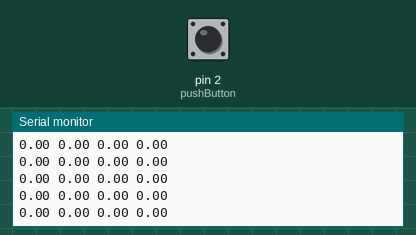
This sketch was run on a simulated Arduino Uno, built with avr-gcc and run on an emulated ATmega328P. Shown: the last lines printed to the serial monitor. The test bench sets the inputs (shaded band); at power-on: pin 2 (pushButton) LOW.

Above: at 1.2 s.
1.3 s: pin 2 (pushButton) pulled HIGH for 0.15 s
At 1.31 s:
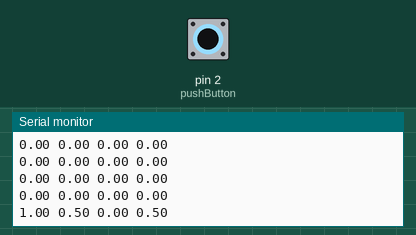
2.9 s: pin 2 (pushButton) pulled HIGH for 3.2 s
At 3.91 s:
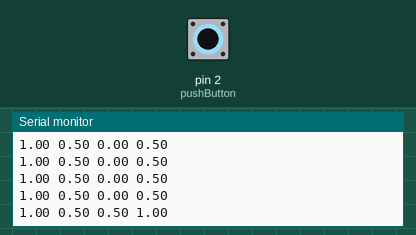
Timing chart, 0 to 5.9 s (numbered marks = the images above; inputs shaded):
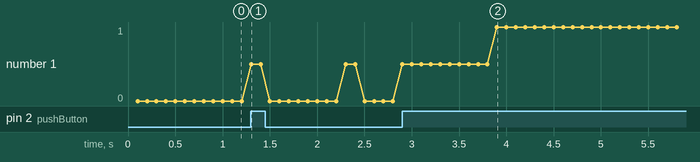

The sketch:

arduino_InputShaping_realTimePlot.ino
```cpp
/*------------------------------------------------------------------------------------
 arduino_InputShaping_realTimePlot.ino

 Implementation of input shaping -
   outputs values to a serial conncetion for realtime plotting
   with matplotlib or MATLAB

 Created: 10/4/13 - Joshua Vaughan - joshua.vaughan@louisiana.edu

 Modified:
   * 10/13/13 - JEV - joshua.vaughan@louisiana.edu
     - updated commenting
     -
 ------------------------------------------------------------------------------------*/
// Variables declared here are global
const float pi = 3.14;         // declare and define pi
double sampleTime = 100;       // the time between samples (ms)
unsigned long lastTime;        // to store the time of the last loop
double shaper[4];              // create an array to store shaper parameters
double shaperBuffer[100];      // create a buffer for the input shaped output
double A1buffer[100];          // create a buffer for the A1 portion of shaped output
double A2buffer[100];          // create a buffer for the A1 portion of shaped output
int bufferIndex = 0;           // create a variable to mark the current buffer position

// Pin declarations
int pushButton = 2;          // pin 2 has a pushbutton attached to it.

// This is always run once when the sketch starts
// Use to initialize variables, pin modes, libraries, communication, etc
void setup()
{
  // initialize serial communication at 9600 bits per second
  Serial.begin(9600);

  // define the button digital pin as an INPUT
  pinMode(pushButton, INPUT);

  // define the system parameters
  double freq = 0.5;       // system natural frequency (Hz)
  double zeta = 0.0;       // damping ratio

  // fill the buffers with zeros
  //   leaving them empty can result in strange results
  for (int ii=0; ii < 100; ii++)
  {
    shaperBuffer[ii] = 0;
    A1buffer[ii] = 0;
    A2buffer[ii] = 0;
  }

  // call the ZV shaper function
  ZV(freq, zeta, shaper);

//  // Uncomment for debugging shaper solution
//  Serial.print("|Ai| = |");
//  Serial.print(shaper[0]);            // print the Amp1
//  Serial.print("  \t");               // prints a tab, for pretty, readable output
//  Serial.print(shaper[1]);            // print the Amp2
//  Serial.println("|");
//  Serial.print("|ti| = |");
//  Serial.print(shaper[2]);            // print the t1
//  Serial.print("  \t");               // prints a tab, for pretty, readable output
//  Serial.print(shaper[3]);            // print the t2
//  Serial.println("|");
//  Serial.println(" ");
//
//  // Wait for Serial communication to finish
//  Serial.flush();
}


// This runs immediately after setup, looping indefinitely
void loop()
{
  double Amp1, Amp2, t1, t2;  // declare temp variables for ZV solution
  double currentOutput, currentA1, currentA2;       // the current total output
  int currButtonState;

  // Retrieve the shaper values from the array
  Amp1 = shaper[0];
  Amp2 = shaper[1];
  t1 = shaper[2];
  t2 = shaper[3];

  // get the current time
  unsigned long now = millis();

  // calculate the time change since the last loop
  int timeChange = (now - lastTime);

  // if the time elapsed is >= the sampleTime, update the shaped output
  if (timeChange >= sampleTime)
  {
    // read the value of the pin
    currButtonState = digitalRead(pushButton);

    // The A1 buffer for plotting output
    A1buffer[bufferIndex] = Amp1*float(currButtonState);

    // The A2 buffer for plotting output
    A2buffer[(bufferIndex + int(round(t2/(sampleTime/1000)))) % 99] = Amp2*float(currButtonState);


    // The total output (add the A1 portion to the saved buffer from A2)
    shaperBuffer[bufferIndex] = shaperBuffer[bufferIndex] + Amp1*float(currButtonState);

    // save the A2 porition of the output for later
    shaperBuffer[(bufferIndex + int(round(t2/(sampleTime/1000)))) % 99] = Amp2*float(currButtonState);

    // set the current position of the shaperBuffer as the currentOutput
    currentOutput = shaperBuffer[bufferIndex];
    currentA1 = A1buffer[bufferIndex];
    currentA2 = A2buffer[bufferIndex];

    // clear the current element of the shaperBuffer after it is output
    shaperBuffer[bufferIndex] = 0;
    A1buffer[bufferIndex] = 0;
    A2buffer[bufferIndex] = 0;

    Serial.print(float(currButtonState));
    Serial.print(" ");              // prints a tab, to make parsing easier
    Serial.print(currentA1);
    Serial.print(" ");              // prints a tab, to make parsing easier
    Serial.print(currentA2);
    Serial.print(" ");              // prints a tab, to make parsing easier
    Serial.print(currentOutput);
    Serial.print("\n");             // use an explicit newline character
    Serial.flush();                 // wait for serial comm to finish


    // if the next index is outside the buffer size, loop back to the beginning
    if (bufferIndex + 1 < 99)
    {
      bufferIndex++;
    }
    else
    {
      bufferIndex = 0;
    }

    // Remember some variables for next time
    lastTime = now;
  }
}


void ZV(double freq, double zeta, double shaper[4])
{
  double Amp1, Amp2, t1, t2;  // declare temp variables for ZV solution

  double K = exp(-zeta*pi/(sqrt(1-zeta*zeta)));

  // define the damped period of oscillation
  double wd = freq*2*pi*sqrt(1-zeta*zeta);
  double tau = 2*pi/wd;

  // solve for the impulse amplitudes
  Amp1 = 1/(1+K);
  Amp2 = K/(1+K);

  // solve for the impulse times, t1 always 0
  t1 = 0;
  t2 = tau/2;

  // Put the shaper values into the array
  shaper[0] = Amp1;
  shaper[1] = Amp2;
  shaper[2] = t1;
  shaper[3] = t2;
}
```

Measured:
- after the input at 1.3 s, the serial monitor: prints a new line at once (image 1)
- after the input at 2.9 s, the serial monitor: prints a new line after 1.0 s (image 2)
